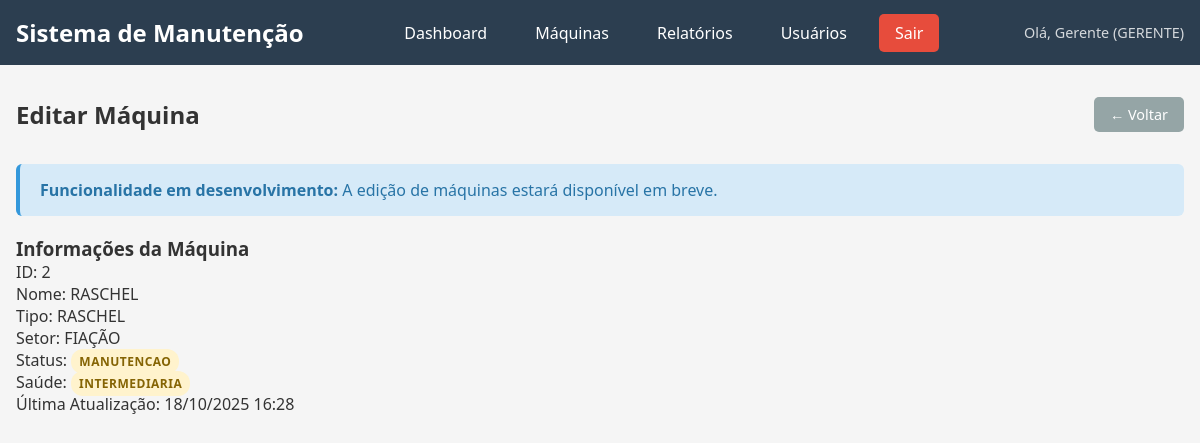
/views/maquinas/editar.php?id=2 (signed in), run on the app's committed database.
### tables this page shows
CREATE TABLE `maquinas` (
  `id` tinyint(3) UNSIGNED NOT NULL,
  `nome_maquina` varchar(50) NOT NULL,
  `tipo_id` tinyint(3) UNSIGNED NOT NULL,
  `setor_id` tinyint(3) UNSIGNED NOT NULL,
  `status` enum('ATIVA','MANUTENCAO','PARADA','DESLIGADA') DEFAULT 'ATIVA',
  `saude` enum('OPERACIONAL','INTERMEDIARIA','CRITICA') DEFAULT 'OPERACIONAL',
  `assigned_user` int(11) DEFAULT NULL,
  `updated_at` datetime DEFAULT current_timestamp() ON UPDATE current_timestamp()
);

CREATE TABLE `tipos_maquinas` (
  `id` tinyint(3) UNSIGNED NOT NULL,
  `nome_tipo` varchar(50) NOT NULL
);

CREATE TABLE `setores` (
  `id` tinyint(3) UNSIGNED NOT NULL,
  `nome_setor` varchar(50) NOT NULL
);

### controllers/AuthController.php (called while the page is built, shortened)
<?php
class AuthController {
    public static function getUsuarioLogado() {
        if (isset($_SESSION['usuario_id'])) {
            return [
                'id' => $_SESSION['usuario_id'],
                'nome' => $_SESSION['usuario_nome'],
                'cargo' => $_SESSION['usuario_cargo'],
                'setor_id' => $_SESSION['usuario_setor'],
                'email' => $_SESSION['usuario_email'] ?? null
            ];
        }
        return null;
    }
}
?>

### models/Maquina.php (called while the page is built, shortened)
<?php
class Maquina {
    private $conn;
    private $table_name = "maquinas";
    public function __construct($db) {
        $this->conn = $db;
    }
    public function buscarPorId($id) {
        $query = "SELECT
                    m.*,
                    t.nome_tipo,
                    s.nome_setor,
                    u.nome as usuario_nome
                  FROM " . $this->table_name . " m
                  LEFT JOIN tipos_maquinas t ON m.tipo_id = t.id
                  LEFT JOIN setores s ON m.setor_id = s.id
                  LEFT JOIN usuarios u ON m.assigned_user = u.id
                  WHERE m.id = :id";
        $stmt = $this->conn->prepare($query);
        $stmt->bindParam(":id", $id);
        $stmt->execute();
        if($stmt->rowCount() > 0) {
            return $stmt->fetch(PDO::FETCH_ASSOC);
        }
        return false;
    }
}
?>

### views/maquinas/editar.php (the view, shortened to what this page needs)
<?php
require_once '../../controllers/AuthController.php';
$usuarioLogado = AuthController::getUsuarioLogado();
$maquina_id = (int)$_GET['id'];
require_once '../../config/database.php';
require_once '../../models/Maquina.php';
try {
    $db = DatabaseConfig::getConnection();
    $maquina = new Maquina($db);
    $maquina_data = $maquina->buscarPorId($maquina_id);
} catch(Exception $e) {
    die("Erro: " . $e->getMessage());
}
?>
<!DOCTYPE html>
<html lang="pt-BR">
<head>
    <link rel="stylesheet" href="../../css/style.css">
</head>
<body>
    <header class="header">
        <div class="header-content">
            <h1 class="logo">Sistema de Manutenção</h1>
            <nav class="nav">
                <ul>
                    <li><a href="../dashboard.php">Dashboard</a></li>
                    <li><a href="listar.php">Máquinas</a></li>
                    <li><a href="../relatorios/listar.php">Relatórios</a></li>
                    <li><a href="../usuarios/listar.php">Usuários</a></li>
                    <li><a href="../../logout.php" class="logout-btn">Sair</a></li>
                </ul>
            </nav>
            <div class="user-info">
                <span>Olá, <?php echo htmlspecialchars($usuarioLogado['nome']); ?> (<?php echo $usuarioLogado['cargo']; ?>)</span>
            </div>
        </div>
    </header>
    <main class="main-content">
        <div class="page-header">
            <h2>Editar Máquina</h2>
            <a href="listar.php" class="btn btn-secondary">← Voltar</a>
        </div>
        <div class="alert alert-info">
            <strong>Funcionalidade em desenvolvimento:</strong> A edição de máquinas estará disponível em breve.
        </div>
        <div class="machine-details">
            <h3>Informações da Máquina</h3>
            <div class="details-grid">
                <div class="detail-item">
                    <label>ID:</label>
                    <span><?php echo $maquina_data['id']; ?></span>
                </div>
                <div class="detail-item">
                    <label>Nome:</label>
                    <span><?php echo htmlspecialchars($maquina_data['nome_maquina']); ?></span>
                </div>
                <div class="detail-item">
                    <label>Tipo:</label>
                    <span><?php echo htmlspecialchars($maquina_data['nome_tipo']); ?></span>
                </div>
                <div class="detail-item">
                    <label>Setor:</label>
                    <span><?php echo htmlspecialchars($maquina_data['nome_setor']); ?></span>
                </div>
                <div class="detail-item">
                    <label>Status:</label>
                    <span class="status-badge status-<?php echo strtolower($maquina_data['status']); ?>">
                        <?php echo $maquina_data['status']; ?>
                    </span>
                </div>
                <div class="detail-item">
                    <label>Saúde:</label>
                    <span class="saude-badge saude-<?php echo strtolower($maquina_data['saude']); ?>">
                        <?php echo $maquina_data['saude']; ?>
                    </span>
                </div>
                <div class="detail-item">
                    <label>Última Atualização:</label>
                    <span><?php echo date('d/m/Y H:i', strtotime($maquina_data['updated_at'])); ?></span>
                </div>
            </div>
        </div>
    </main>
</body>
</html>

### css/style.css (style rules this page uses)
* { margin: 0; padding: 0; box-sizing: border-box; }
body { font-family: 'Segoe UI', Tahoma, Geneva, Verdana, sans-serif; background-color: #f5f5f5; color: #333; }
.header { background: #2c3e50; color: white; padding: 1rem 0; }
.header-content { max-width: 1200px; margin: 0 auto; display: flex; justify-content: space-between; align-items: center; padding: 0 1rem; }
.logo { font-size: 1.5rem; font-weight: bold; }
.nav ul { list-style: none; display: flex; gap: 1rem; }
.nav a { color: white; text-decoration: none; padding: 0.5rem 1rem; border-radius: 5px; transition: background 0.3s; }
.logout-btn { background: #e74c3c; }
.user-info { font-size: 0.9rem; opacity: 0.8; }
.main-content { max-width: 1200px; margin: 0 auto; padding: 2rem 1rem; }
.status-badge, .saude-badge { padding: 0.25rem 0.5rem; border-radius: 15px; font-size: 0.8rem; font-weight: bold; text-transform: uppercase; }
.status-manutencao { background: #fff3cd; color: #856404; }
.saude-intermediaria { background: #fff3cd; color: #856404; }
.btn { display: inline-block; padding: 0.5rem 1rem; border: none; border-radius: 5px; text-decoration: none; font-size: 0.9rem; cursor: pointer; transition: background 0.3s; }
.btn-secondary { background: #95a5a6; color: white; }
.alert { padding: 1rem; border-radius: 5px; margin-bottom: 1rem; }
.page-header { display: flex; justify-content: space-between; align-items: center; margin-bottom: 2rem; }
.alert { padding: 15px 20px; border-radius: 6px; margin-bottom: 20px; border-left: 4px solid; }
.status-badge, .saude-badge { padding: 4px 8px; border-radius: 12px; font-size: 0.75em; font-weight: 600; text-transform: uppercase; letter-spacing: 0.5px; }
.alert-info { background: #d6eaf8; border-color: #3498db; color: #2874a6; margin-top: 10px; }

### data on the page
maquinas: id "2", nome_maquina "RASCHEL", tipo.nome_tipo "RASCHEL", setor.nome_setor "FIAÇÃO", status "MANUTENCAO", saude "INTERMEDIARIA", updated_at "18/10/2025 16:28"

### other printed values
$usuarioLogado['nome'] "Gerente"
$usuarioLogado['cargo'] "GERENTE"
